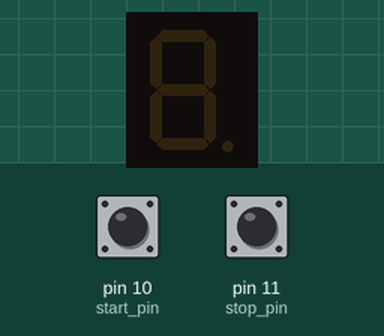
Simulated run of this sketch. Board: Arduino Uno, built with avr-gcc and run on an emulated ATmega328P. Shown: 1-digit seven-segment display. Wiring (inferred from the names in the program): 1-digit 7-segment display, segments lit when HIGH: segments pin 6, pin 5, pin 4, pin 3, pin 2, pin 7, pin 8. The inputs (shaded band) are chosen by the test bench; at power-on: pin 10 (start_pin) HIGH, pin 11 (stop_pin) HIGH. The segment pins are drawn as the display they are named for.

Above: at 1.2 s.
1.3 s: pin 10 (start_pin) pulled LOW for 0.15 s
At 2.0 s:
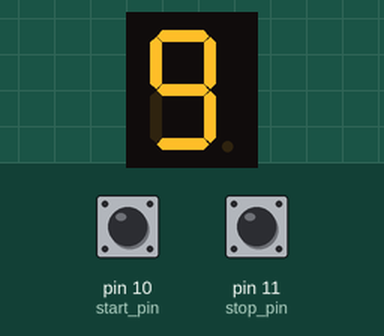
4.4 s: pin 11 (stop_pin) pulled LOW for 1 s
6.9 s: pin 10 (start_pin) pulled LOW for 1 s
At 8.4 s:
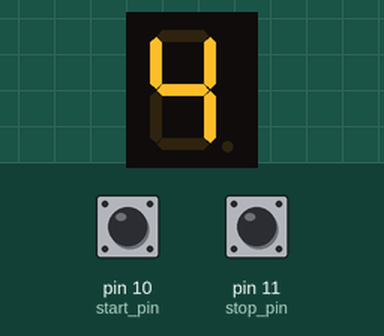
10.9 s: pin 10 (start_pin) pulled LOW for 3.2 s
At 14.7 s:
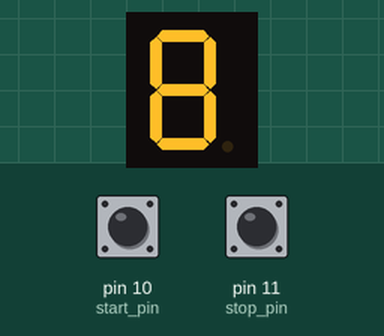
15.6 s: pin 11 (stop_pin) pulled LOW for 3.2 s
Timing chart, 0 to 18.6 s (numbered marks = the images above; inputs shaded):
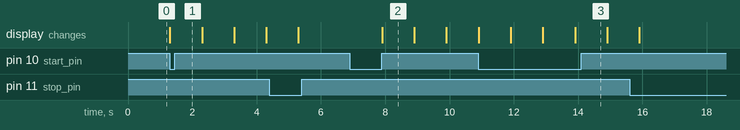

Measured:
- after the input at 1.3 s, the display: changes at once (image 1)
- after the input at 6.9 s, the display: first changes after 1.0 s (image 2 shows a later state)
- what the display in image 2 shows lasts 1.0 s, from 7.9 s to 8.9 s

The sketch:

Seven_Segment.ino
```cpp
const int a_pin = 6, b_pin = 5, c_pin = 4, d_pin = 3, e_pin = 2, f_pin = 7, g_pin = 8;
const int start_pin = 10, stop_pin = 11;

int counter = 9;
int timer_status = 0, stop_click = 0; //0: stop, 1: start

void setup()
{
    pinMode(a_pin, OUTPUT);
    pinMode(b_pin, OUTPUT);
    pinMode(c_pin, OUTPUT);
    pinMode(d_pin, OUTPUT);
    pinMode(e_pin, OUTPUT);
    pinMode(f_pin, OUTPUT);
    pinMode(g_pin, OUTPUT);
    pinMode(start_pin, INPUT_PULLUP);
    pinMode(stop_pin, INPUT_PULLUP);
}

void clearSegment()
{
    digitalWrite(a_pin, LOW);
    digitalWrite(b_pin, LOW);
    digitalWrite(c_pin, LOW);
    digitalWrite(d_pin, LOW);
    digitalWrite(e_pin, LOW);
    digitalWrite(f_pin, LOW);
    digitalWrite(g_pin, LOW);
}

void zeroSegment()
{
    digitalWrite(a_pin, HIGH);
    digitalWrite(b_pin, HIGH);
    digitalWrite(c_pin, HIGH);
    digitalWrite(d_pin, HIGH);
    digitalWrite(e_pin, HIGH);
    digitalWrite(f_pin, HIGH);
}

void oneSegment()
{
    digitalWrite(b_pin, HIGH);
    digitalWrite(c_pin, HIGH);
}

void twoSegment()
{
    digitalWrite(a_pin, HIGH);
    digitalWrite(b_pin, HIGH);
    digitalWrite(g_pin, HIGH);
    digitalWrite(e_pin, HIGH);
    digitalWrite(d_pin, HIGH);
}

void threeSegment()
{
    digitalWrite(a_pin, HIGH);
    digitalWrite(b_pin, HIGH);
    digitalWrite(g_pin, HIGH);
    digitalWrite(c_pin, HIGH);
    digitalWrite(d_pin, HIGH);
}

void fourSegment()
{
    digitalWrite(f_pin, HIGH);
    digitalWrite(g_pin, HIGH);
    digitalWrite(b_pin, HIGH);
    digitalWrite(c_pin, HIGH);
}

void fiveSegment()
{
    digitalWrite(a_pin, HIGH);
    digitalWrite(f_pin, HIGH);
    digitalWrite(g_pin, HIGH);
    digitalWrite(c_pin, HIGH);
    digitalWrite(d_pin, HIGH);
}

void sixSegment()
{
    digitalWrite(a_pin, HIGH);
    digitalWrite(f_pin, HIGH);
    digitalWrite(g_pin, HIGH);
    digitalWrite(c_pin, HIGH);
    digitalWrite(d_pin, HIGH);
    digitalWrite(e_pin, HIGH);
}

void sevenSegment()
{
    digitalWrite(a_pin, HIGH);
    digitalWrite(b_pin, HIGH);
    digitalWrite(c_pin, HIGH);
}

void eightSegment()
{
    digitalWrite(a_pin, HIGH);
    digitalWrite(b_pin, HIGH);
    digitalWrite(c_pin, HIGH);
    digitalWrite(d_pin, HIGH);
    digitalWrite(e_pin, HIGH);
    digitalWrite(f_pin, HIGH);
    digitalWrite(g_pin, HIGH);
}

void nineSegment()
{
    digitalWrite(a_pin, HIGH);
    digitalWrite(b_pin, HIGH);
    digitalWrite(c_pin, HIGH);
    digitalWrite(d_pin, HIGH);
    digitalWrite(f_pin, HIGH);
    digitalWrite(g_pin, HIGH);
}

void numberToSegment(int number)
{
    switch (number)
    {
    case 0:
        zeroSegment();
        break;
    case 1:
        oneSegment();
        break;
    case 2:
        twoSegment();
        break;
    case 3:
        threeSegment();
        break;
    case 4:
        fourSegment();
        break;
    case 5:
        fiveSegment();
        break;
    case 6:
        sixSegment();
        break;
    case 7:
        sevenSegment();
        break;
    case 8:
        eightSegment();
        break;
    case 9:
        nineSegment();
        break;
    default:
        clearSegment();
        break;
    }
}

void decrementCounter()
{
}

void loop()
{
    if (!digitalRead(start_pin) == HIGH)
        timer_status = 1;
    if (!digitalRead(stop_pin) == HIGH)
    {
        timer_status = 0;
        numberToSegment(counter);
    }
    if (timer_status == 1)
    {
        numberToSegment(counter);
        delay(1000);
        clearSegment();
        counter--;
        if (counter == -1)
        {
            counter = 9;
            timer_status = 0;
        }
    }
    else
        delay(10); //to stablize read
}
```
